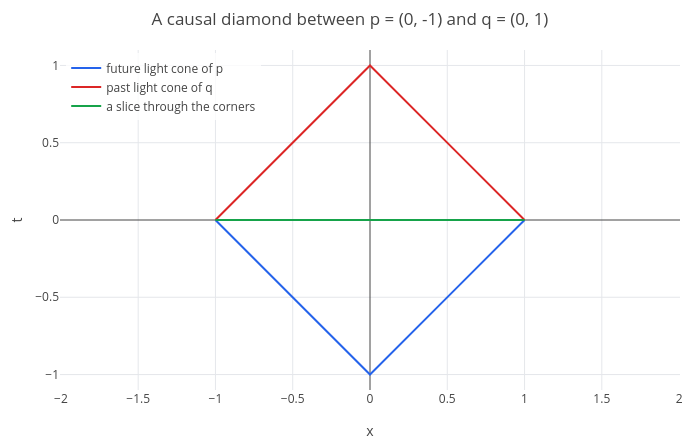

Source (notebook cell):
### Markdown cell above
## 2. Causal diamonds and null cones

Take two events $p$ (earlier) and $q$ (later). Everything that can be influenced by $p$ and can influence $q$ forms a
**causal diamond**: the region inside the future light cone of $p$ and the past light cone of $q$. In one space
dimension with $c = 1$ it is a square standing on a corner. Its boundary consists of four **null** segments (light rays),
and its left and right corners are where the two cones meet; in four dimensions that meeting place is a sphere, the
**corner** $S$.

### Code cell
p = parametric(x, abs(x) - 1, x, -1, 1);
p = show(p, parametric(x, 1 - abs(x), x, -1, 1));
p = show(p, parametric(x, 0, x, -1, 1));
p = legend(p, "future light cone of p", "past light cone of q", "a slice through the corners");
labels(title(p, "A causal diamond between p = (0, -1) and q = (0, 1)"), "x", "t")

### Figure 1 — Plotly figure (JSON) as saved in the notebook; plotly's stock layout.template omitted (floating-point values rounded to 4 significant figures; data arrays with more than 128 entries replaced by an {"elided": "..."} marker saying what was removed)
{"data": [{"line": {"color": "#2563eb", "width": 2}, "mode": "lines", "name": "future light cone of p", "type": "scatter", "x": {"elided": "402 float values"}, "y": {"elided": "402 float values"}}, {"line": {"color": "#dc2626", "width": 2}, "mode": "lines", "name": "past light cone of q", "type": "scatter", "x": {"elided": "402 float values"}, "y": {"elided": "402 float values"}}, {"line": {"color": "#16a34a", "width": 2}, "mode": "lines", "name": "a slice through the corners", "type": "scatter", "x": {"elided": "402 float values"}, "y": {"elided": "402 int values"}}], "layout": {"height": 440, "legend": {"bgcolor": "rgba(255,255,255,0.8)", "x": 0.01, "xanchor": "left", "y": 0.99, "yanchor": "top"}, "margin": {"b": 50, "l": 60, "r": 20, "t": 50}, "showlegend": true, "title": {"text": "A causal diamond between p = (0, -1) and q = (0, 1)"}, "width": 700, "xaxis": {"title": {"text": "x"}, "zeroline": true}, "yaxis": {"range": [-1.1, 1.1], "scaleanchor": "x", "scaleratio": 1, "title": {"text": "t"}, "zeroline": true}}}
